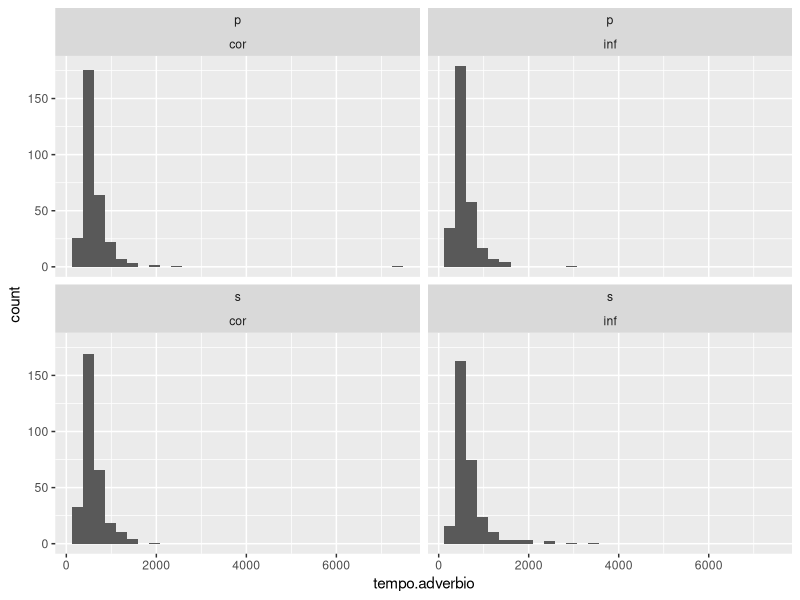
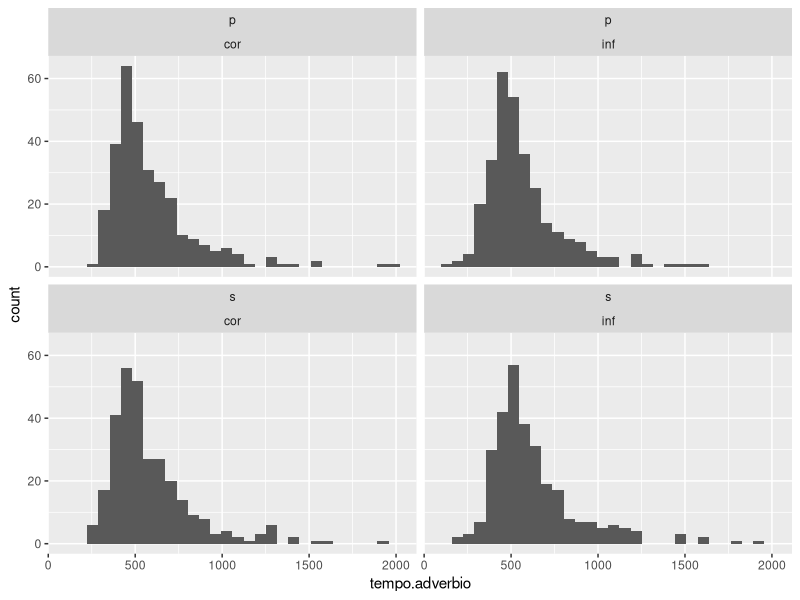
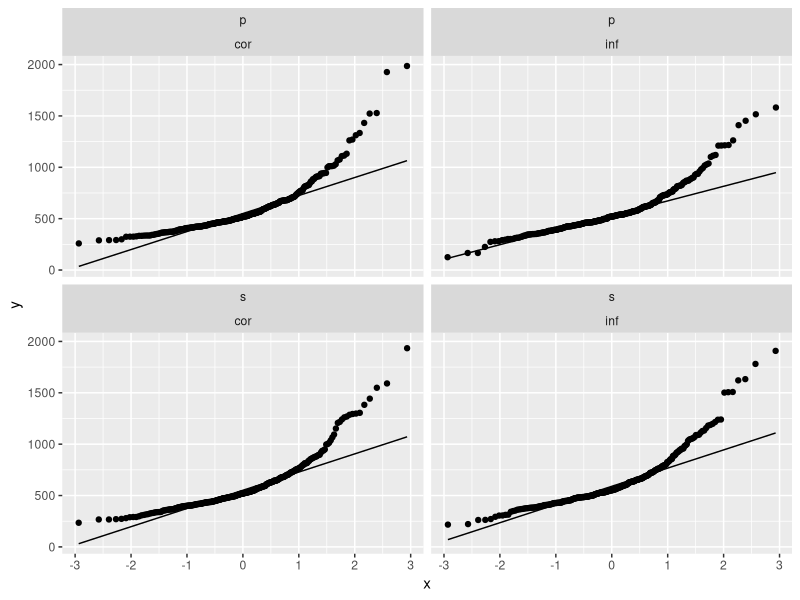
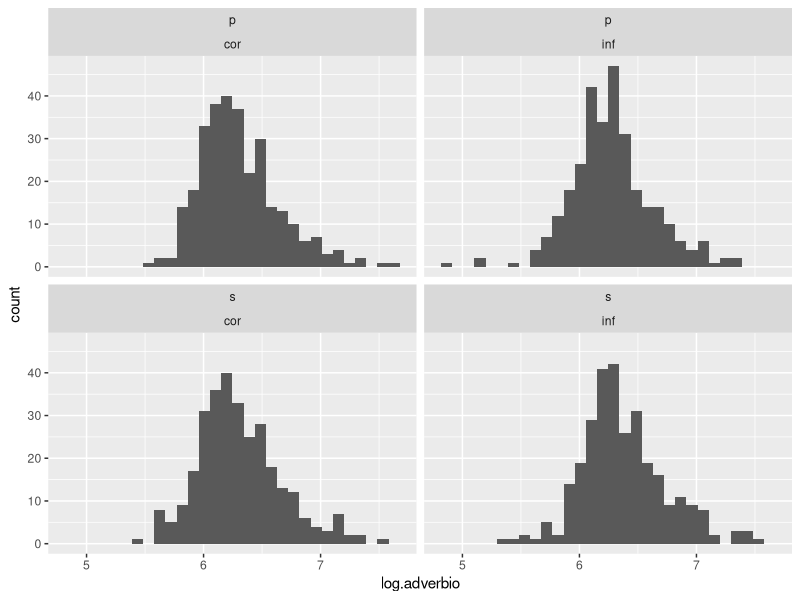
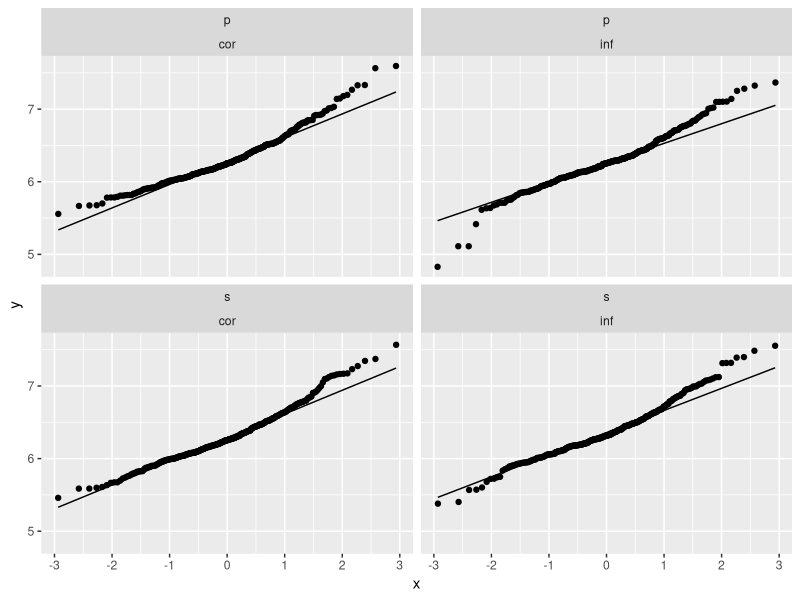

These charts were generated, in order, by the following R code: (Note: this script raises an error after producing the figures.)
####################################
### Tarefa: contrastes e modelos ###
####################################

# Antes de continuarmos, vamos fazer uma pausa e ver se você agora consegue entender um pouco melhor a descricao da secao de analise de alguns artigos. Leia o trecho abaixo e responda:

#Modelo1

# Que tipo de contraste os autores usaram para os efeitos fixos?

# dummy ou treatment: 0, 1

# Como seria a equacao do modelo ajustado?

# rate.cr ~ aspect + (1+aspect|participants) + (1+aspect|item)

#Modelo2

# Que tipo de contraste os autores usaram para os efeitos fixos?

# sum: 0.5, -0.5

# Como seria a equacao do modelo ajustado?

# rate.cr ~ prosodic.stress*context + (1|participants) + (1+prosodic.stress*context|item)

### NOTA: os dois experimentos descritos aqui analisaram dados em distribuicao binomial, e portanto usaram a funcao glmer (veremos na secao 5).


########################################
### Pratica: modelos lineares mistos ###
########################################

# pacotes

library(lme4)
library(lmerTest)
library(ggplot2)
library(dplyr)
library(emmeans)

# importe o conjunto de dados

pronome = read.csv("dados/proinf.csv")

# inspecionar conjunto de dados

str(pronome)

# inspecione a distribuicao dos tempos de resposta para a palavra critica e elimine outliers e observacoes com tempo de resposta maior que 2000ms

ggplot(pronome, aes(tempo.adverbio))+
  geom_histogram()+
  facet_wrap(~ pronome + referencia)

        # eliminando valores extremos
        
        pronome = pronome%>%
          filter(tempo.adverbio < 2000)
        
        # revendo distribuicao
        
        ggplot(pronome, aes(tempo.adverbio))+
          geom_histogram()+
          facet_wrap(~ pronome + referencia)
        
        ggplot(pronome, aes(sample = tempo.adverbio))+
          stat_qq()+
          stat_qq_line()+
          facet_wrap(~pronome+referencia)

          ## dados nao sao normais


# transforme os dados se achar necessario

pronome$log.adverbio = log(pronome$tempo.adverbio)

ggplot(pronome, aes(log.adverbio))+
  geom_histogram()+
  facet_wrap(~ pronome + referencia)

ggplot(pronome, aes(sample = log.adverbio))+
  stat_qq()+
  stat_qq_line()+
  facet_wrap(~pronome + referencia)

    ## normalidade nao esta tao boa, vamos ver os residuos depois...

# ajuste o contraste mais adequado para a analise;

        # ajustando e conferindo sum coding para variavel referencia
        
        contrasts(pronome$referencia) = c(-0.5, 0.5)
        contrasts(pronome$referencia)
        
        # ajustando e conferindo sum coding para variavel pronome
        
        contrasts(pronome$pronome) = c(-0.5,0.5)
        contrasts(pronome$pronome)



# construa um modelo linear misto para analisar se tipo de contexto, tipo de palavra e a interacao entre esses fatores conseguem explicar a distribuicao de dados


    ## modelo pronome*referencia full (problema de convergência)
      model.full = lmer(log.adverbio ~ referencia*pronome + (1+referencia*pronome|participante) + (1+referencia*pronome|item), data = pronome, REML = FALSE)

      ## modelo pronome*referencia sem slopes por participante(problema de convergência)
      model.full = lmer(log.adverbio ~ referencia*pronome + (1|participante) + (1+referencia*pronome|item), data = pronome, REML = FALSE)

      ## modelo pronome*referencia sem slopes por item (convergiu)
      model.full = lmer(log.adverbio ~ referencia*pronome + (1|participante) + (1|item), data = pronome, REML = FALSE)

      
# faca analise por modelos aninhados se necessario
            
      ## modelo aninhado pronome+referencia
      model.pro.ref = lmer(log.adverbio ~ referencia+pronome + (1|participante) + (1|item), data = pronome, REML = FALSE)
      
      # comparacao de modelos para testar interacao
      
      anova(model.full, model.pro.ref)
      
      ## resultado: interacao foi significativa 
      
      
# faca analises post-hoc se necessario
      
      ph = emmeans(model.full, ~ referencia*pronome)
      
      pairs(ph, adjust="tukey")
      
# faca analise dos residuos
      
      ajustados = fitted(model.full)
      residuos  = residuals(model.full)
      
      aj.residuos = data.frame(ajustados, residuos)
      
      # analisando os residuos
      
      ggplot(aj.residuos, aes(ajustados, residuos))+
        geom_point(size=3)
      
      ggplot(aj.residuos, aes(sample = residuos))+
        stat_qq()+
        stat_qq_line()
    
      ## distribuicao de residuos nao esta normal; talvez valha a pena fazer uma analise por modelo linear generalizado usando gama como familia de distribuicao
      
### RESPOSTA: Ajustamos um modelo linear misto com tempo de leitura do adverbio como variavel resposta e tipo de pronome, referência e sua interacao como efeitos fixos. Os efeitos fixos receberam contraste por sum coding (-0.5, 0.5). O modelo tambem continha interceptos aleatorios por participantes e itens. Uma comparacao por modelos aninhados indicou que esse foi melhor modelo ajustado (Chisq = 8.6754, p = 0.003225). Uma analise post-hoc nao apontou diferenca entre o tempo de leitura na condicao plural indefinido e plural correferencial (p = 0.5719), mas indicou que o tipo de referência afetou a leitura de pronomes singulares. Nesses casos, o tempo de leitura de pronomes indefinidos foi maior que os correferenciais (p = 0.0213) (p-valores ajustados por Tukey).
